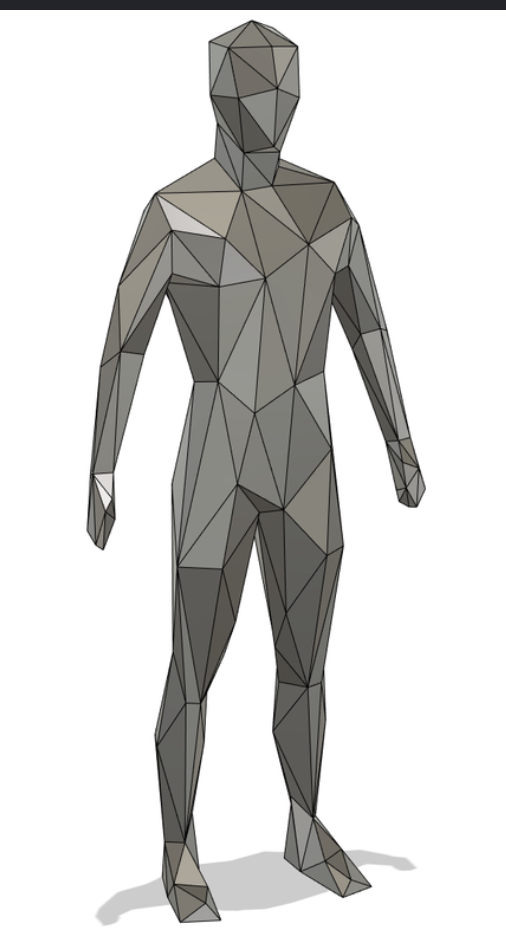
#> input picture lab/reference.png, 506 x 932 px, found by its file name
$ python colorstats.py ../../reference.png ../../reference.png
#> lines starting #> are read from the running program, lines starting #| are printed output that depends on the picture
# compare figure pixel tone statistics against the reference
import sys
from PIL import Image
def stats(path, bg, crop):
#> called with path = '../../reference.png/reference.png', bg = (255, 255, 255), crop = (0, 20, 506, 850)
    im = Image.open(path).convert('RGB').crop(crop)
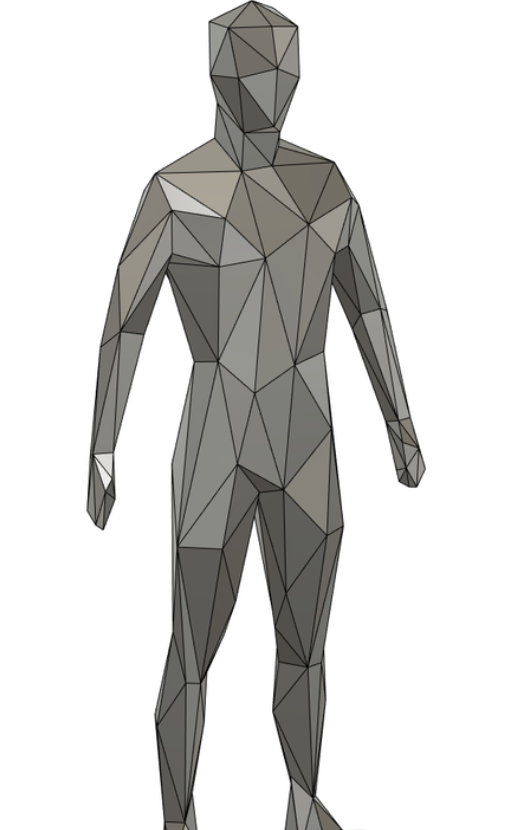
#> im: PIL image 506x830 RGB; mean R, G, B 212.3, 211.9, 210.3
    px = [p for p in im.getdata() if abs(p[0]-bg[0])+abs(p[1]-bg[1])+abs(p[2]-bg[2]) > 40]
#> px = 127990 items
    lum = sorted(sum(p)/3 for p in px); n = len(lum)
#> after `lum = sorted((sum(p) / 3 for p in px))`: lum = 127990 items
#> after `n = len(lum)`: n = 127990
    mean = [round(sum(p[i] for p in px)/n, 1) for i in range(3)]
#> mean = [115, 113.7, 108.6]
    print(path.split('/')[-1], 'n', n, 'mean', mean, 'p10', round(lum[n//10]), 'p50', round(lum[n//2]), 'p90', round(lum[9*n//10]), 'dark<50', round(sum(1 for l in lum if l < 50)/n, 3))
#| reference.png n 127990 mean [115.0, 113.7, 108.6] p10 71 p50 114 p90 148 dark<50 0.03
stats(sys.argv[1] + '/reference.png', (255,255,255), (0,20,506,850))
stats(sys.argv[2], (242,242,242), (0,20,600,860))
#> call 2 of stats, with path = '../../reference.png', bg = (242, 242, 242), crop = (0, 20, 600, 860)
#> in stats (call 2), `im = Image.open(path).convert('RGB').crop(crop)`:
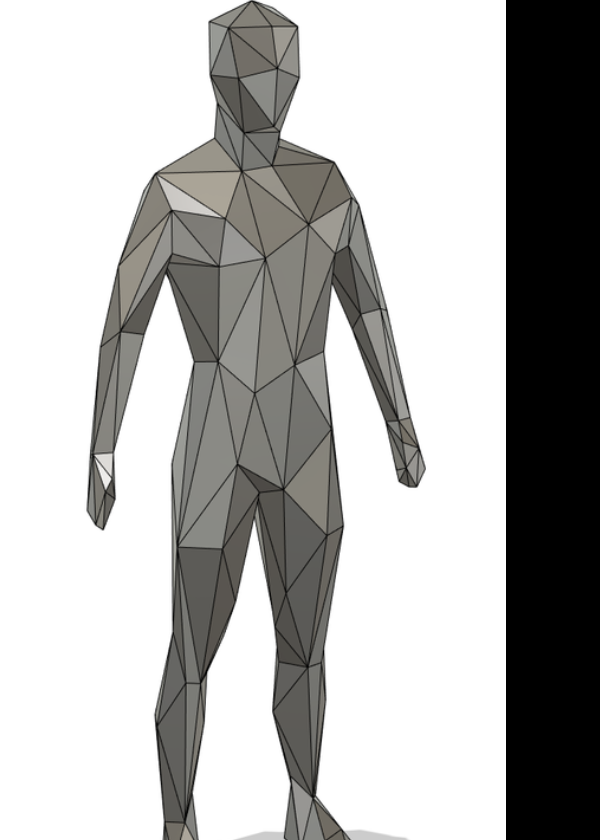
#> im: PIL image 600x840 RGB; mean R, G, B 179.1, 178.8, 177.5
#> in stats (call 2), `px = [p for p in im.getdata() if abs(p[0]-bg[0])+abs(p[1]-bg[1])+abs(p..`: px = 207838 items
#> in stats (call 2), `n = len(lum)`: n = 207838
#> in stats (call 2), `mean = [round(sum(p[i] for p in px)/n, 1) for i in range(3)]`: mean = [71.2, 70.3, 67.2]
#| reference.png n 207838 mean [71.2, 70.3, 67.2] p10 0 p50 85 p90 139 dark<50 0.398
